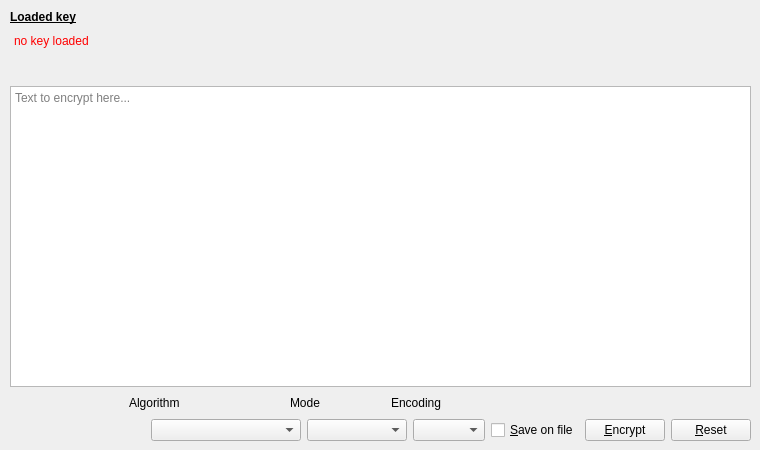
      <widget class="QWidget" name="m_encTabText">
       <attribute name="title">
        <string>Tab 2</string>
       </attribute>
       <widget class="QWidget" name="verticalLayoutWidget_2">
        <property name="geometry">
         <rect>
          <x>10</x>
          <y>10</y>
          <width>741</width>
          <height>431</height>
         </rect>
        </property>
        <layout class="QVBoxLayout" name="vlayout_7">
         <item>
          <widget class="QLabel" name="label_19">
           <property name="font">
            <font>
             <bold>true</bold>
             <underline>true</underline>
            </font>
           </property>
           <property name="text">
            <string>Loaded key</string>
           </property>
          </widget>
         </item>
         <item>
          <widget class="QPlainTextEdit" name="m_encTabTextLoaded">
           <property name="maximumSize">
            <size>
             <width>16777215</width>
             <height>50</height>
            </size>
           </property>
           <property name="autoFillBackground">
            <bool>false</bool>
           </property>
           <property name="styleSheet">
            <string notr="true">background-color: rgba(0, 0, 0, 0);color:red;</string>
           </property>
           <property name="frameShape">
            <enum>QFrame::NoFrame</enum>
           </property>
           <property name="frameShadow">
            <enum>QFrame::Plain</enum>
           </property>
           <property name="tabChangesFocus">
            <bool>false</bool>
           </property>
           <property name="readOnly">
            <bool>true</bool>
           </property>
           <property name="plainText">
            <string>no key loaded</string>
           </property>
           <property name="textInteractionFlags">
            <set>Qt::TextSelectableByKeyboard|Qt::TextSelectableByMouse</set>
           </property>
           <property name="backgroundVisible">
            <bool>false</bool>
           </property>
          </widget>
         </item>
         <item>
          <widget class="QPlainTextEdit" name="m_encTabTextField">
           <property name="placeholderText">
            <string>Text to encrypt here...</string>
           </property>
          </widget>
         </item>
         <item>
          <layout class="QHBoxLayout" name="hlayout_22">
           <item>
            <spacer name="spacer_17">
             <property name="orientation">
              <enum>Qt::Horizontal</enum>
             </property>
             <property name="sizeType">
              <enum>QSizePolicy::Expanding</enum>
             </property>
             <property name="sizeHint" stdset="0">
              <size>
               <width>60</width>
               <height>20</height>
              </size>
             </property>
            </spacer>
           </item>
           <item>
            <widget class="QLabel" name="label_27">
             <property name="minimumSize">
              <size>
               <width>155</width>
               <height>0</height>
              </size>
             </property>
             <property name="maximumSize">
              <size>
               <width>16777215</width>
               <height>16777215</height>
              </size>
             </property>
             <property name="text">
              <string>Algorithm</string>
             </property>
            </widget>
           </item>
           <item>
            <widget class="QLabel" name="label_28">
             <property name="minimumSize">
              <size>
               <width>95</width>
               <height>0</height>
              </size>
             </property>
             <property name="text">
              <string>Mode</string>
             </property>
            </widget>
           </item>
           <item>
            <widget class="QLabel" name="label_10">
             <property name="minimumSize">
              <size>
               <width>85</width>
               <height>0</height>
              </size>
             </property>
             <property name="text">
              <string>Encoding</string>
             </property>
            </widget>
           </item>
           <item>
            <spacer name="spacer_18">
             <property name="orientation">
              <enum>Qt::Horizontal</enum>
             </property>
             <property name="sizeHint" stdset="0">
              <size>
               <width>275</width>
               <height>20</height>
              </size>
             </property>
            </spacer>
           </item>
          </layout>
         </item>
         <item>
          <layout class="QHBoxLayout" name="hlayout_10">
           <item>
            <spacer name="spacer_9">
             <property name="orientation">
              <enum>Qt::Horizontal</enum>
             </property>
             <property name="sizeHint" stdset="0">
              <size>
               <width>40</width>
               <height>20</height>
              </size>
             </property>
            </spacer>
           </item>
           <item>
            <widget class="QComboBox" name="m_encTabTextAlgs">
             <property name="minimumSize">
              <size>
               <width>150</width>
               <height>0</height>
              </size>
             </property>
             <property name="maximumSize">
              <size>
               <width>16777215</width>
               <height>16777215</height>
              </size>
             </property>
            </widget>
           </item>
           <item>
            <widget class="QComboBox" name="m_encTabTextModes">
             <property name="minimumSize">
              <size>
               <width>100</width>
               <height>0</height>
              </size>
             </property>
             <property name="maximumSize">
              <size>
               <width>16777215</width>
               <height>16777215</height>
              </size>
             </property>
            </widget>
           </item>
           <item>
            <widget class="QComboBox" name="m_encTabTextEncodings"/>
           </item>
           <item>
            <widget class="QCheckBox" name="m_encTabTextSaveOnF">
             <property name="text">
              <string>&amp;Save on file</string>
             </property>
             <property name="shortcut">
              <string>Ctrl+S</string>
             </property>
            </widget>
           </item>
           <item>
            <widget class="QPushButton" name="m_encTabTextEncrypt">
             <property name="maximumSize">
              <size>
               <width>100</width>
               <height>16777215</height>
              </size>
             </property>
             <property name="text">
              <string>&amp;Encrypt</string>
             </property>
             <property name="shortcut">
              <string>Ctrl+E</string>
             </property>
            </widget>
           </item>
           <item>
            <widget class="QPushButton" name="m_encTabTextReset">
             <property name="maximumSize">
              <size>
               <width>100</width>
               <height>16777215</height>
              </size>
             </property>
             <property name="text">
              <string>&amp;Reset</string>
             </property>
             <property name="shortcut">
              <string>Ctrl+R</string>
             </property>
            </widget>
           </item>
          </layout>
         </item>
        </layout>
       </widget>
      </widget>
